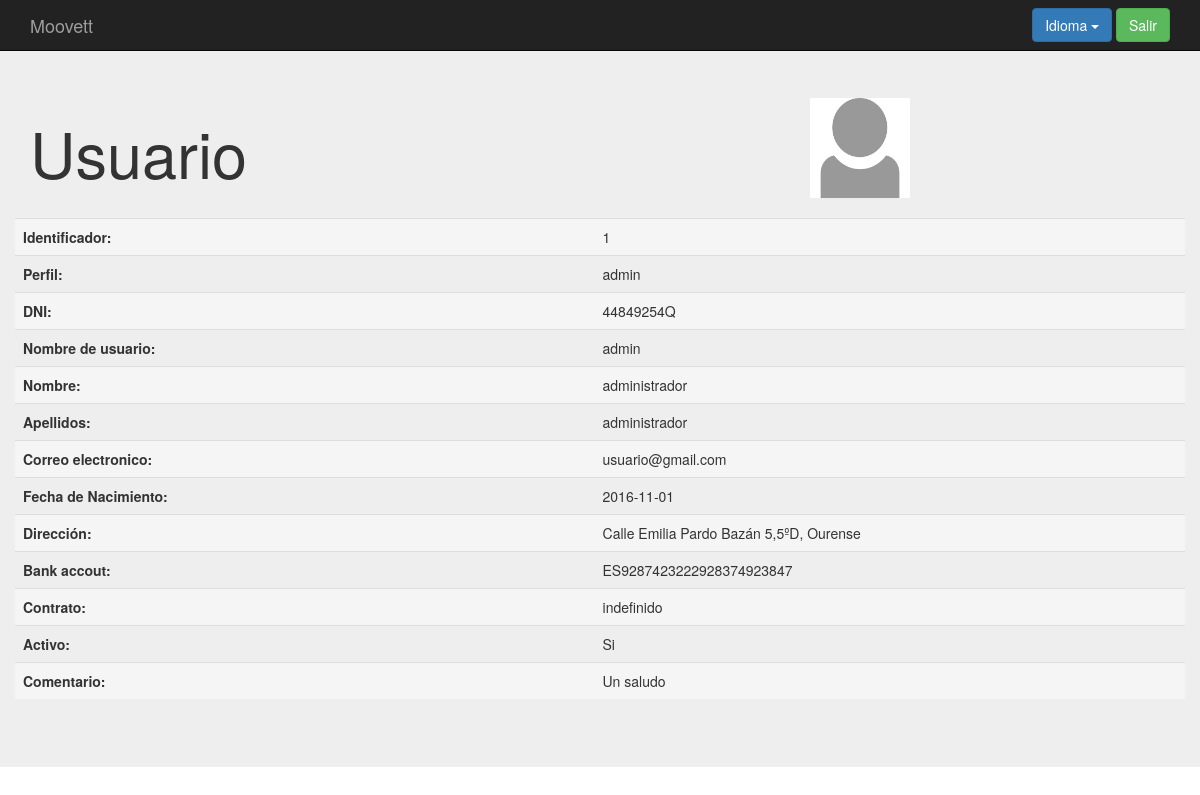
The page /index.php?controller=user&action=showone&id=1 (signed in) on the database as committed earlier.
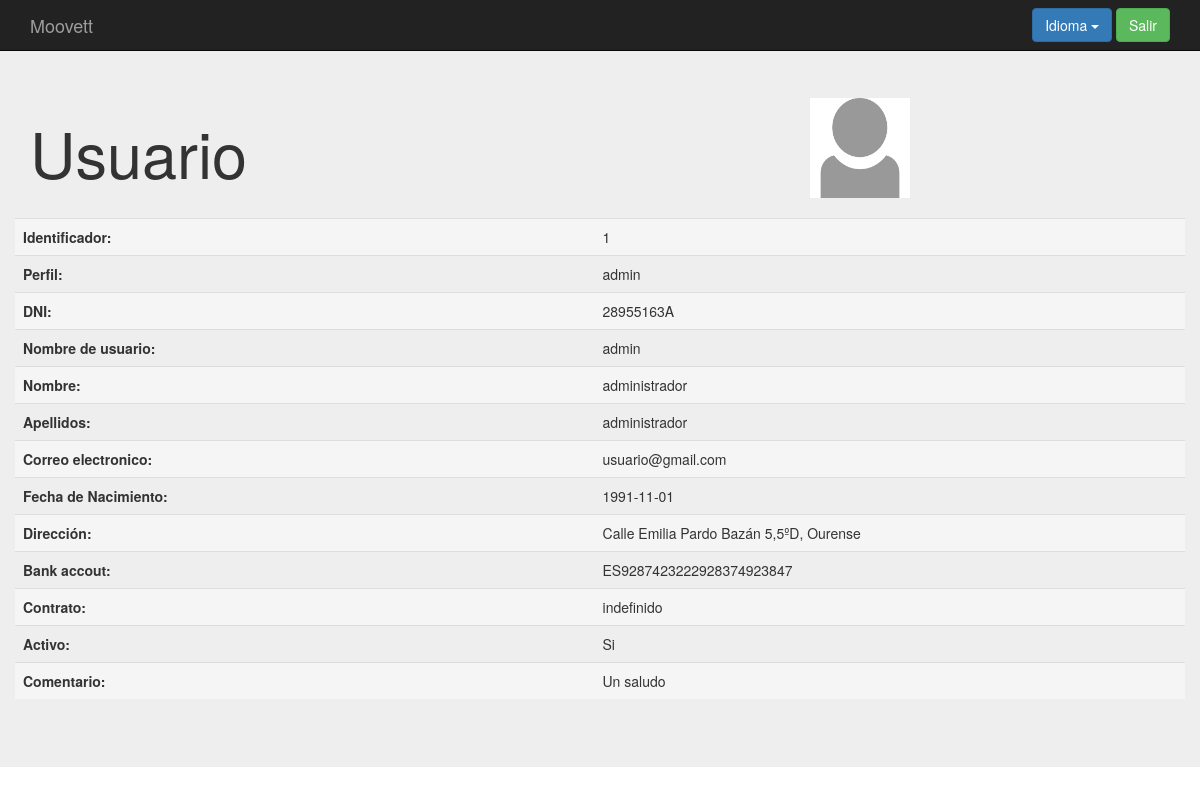
The same page on the database as committed later.
### tables this page shows
create table `user` (
`id` int(11) not null,
  `dni` varchar(9) not null,
  `username` varchar(25) not null,
  `name` varchar(15) not null,
  `surname` varchar(40) not null,
  `fecha_nac` date not null,
  `direccion` varchar(50) not null,
  `comentario` varchar(500) default null,
  `num_cuenta` varchar(24) not null,
  `tipo_contrato` varchar(20) not null,
  `email` varchar(40) not null,
  `foto` varchar(50) not null,
  `activo` tinyint(1) not null default '1',
  `passwd` varchar(15) default null,
  `profile` varchar(25) default null
);

### core/ViewManager.php (called while the page is built, shortened)
<?php
class ViewManager {
    private $variables = array();
    public function setVariable($varname, $value, $flash=false) {
        $this->variables[$varname] = $value;
    }
    public function getVariable($varname, $default=NULL) {
        if (!isset($this->variables[$varname])) {
            return $default;
        }
        return $this->variables[$varname];
    }
    public function render($controller, $viewname) {
        include(__DIR__."/../Views/$controller/$viewname.php");
    }
    private static $viewmanager_singleton = NULL;
    public static function getInstance() {
        if (self::$viewmanager_singleton == null) {
            self::$viewmanager_singleton = new ViewManager();
        }
        return self::$viewmanager_singleton;
    }
}

### Controllers/USER_Controller.php (called while the page is built, shortened)
<?php
require_once(__DIR__."/../core/ViewManager.php");
require_once(__DIR__."/../core/I18n.php");
require_once(__DIR__."/../Models/User.php");
require_once(__DIR__."/../Models/USER_Model.php");
class USER_Controller extends BaseController {
    private $userMapper;
    public function __construct() {
        $this->userMapper = new USER_Model();
        $this->view->setLayout("default");
    }
    public function showone(){
        $userid = $_REQUEST["id"];
        $user = $this->userMapper->fetch($userid);
        $this->view->setVariable("user", $user);
        $this->view->render("user", "USER_SHOWONE_Vista");
    }
}

### index.php (called while the page is built, shortened)
<?php
function run() {
    try{
        $controller = loadController($_GET["controller"]);
        $actionName = $_GET["action"];
        $controller->$actionName();
    } catch(Exception $ex) {
        die($ex->getMessage());
  }
}
function loadController($controllerName) {
    return new $controllerClassName();
}
run();
?>

### core/I18n.php (called while the page is built, shortened)
<?php
class I18n {
  private $messages;
  public function setLanguage($language) {
    $this->messages = $i18n_messages;
  }
  public function i18n($key) {
    if (isset($this->messages[$key])){
      return $this->messages[$key];
    }else{
      return $key;
    }
  }
  private static $i18n_singleton = null;
  public static function getInstance() {
    if (self::$i18n_singleton == NULL) {
      self::$i18n_singleton = new I18n();
    }
    return self::$i18n_singleton;
  }
}
function i18n($key) {
  return I18n::getInstance()->i18n($key);
}

### Models/User.php (called while the page is built, shortened)
<?php
class User {
    private $id;
    private $profile;
    private $dni;
    private $username;
    private $name;
    private $surname;
    private $fecha_nac;
    private $direccion;
    private $comentario;
    private $num_cuenta;
    private $tipo_contrato;
    private $email;
    public function __construct($id=NULL, $profile=NULL, $dni=NULL, $username=NULL, $name=NULL, $surname=NULL,
                                $fecha_nac=NULL, $direccion=NULL, $comentario=NULL, $num_cuenta=NULL, $tipo_contrato=NULL,
                                $email=NULL, $foto=NULL, $activo=NULL, $passwd=NULL) {
     $this->id = $id;
     $this->profile = $profile;
     $this->dni = $dni;
     $this->username = $username;
     $this->name = $name;
     $this->surname = $surname;
     $this->fecha_nac = $fecha_nac;
     $this->direccion = $direccion;
     $this->comentario = $comentario;
     $this->num_cuenta = $num_cuenta;
     $this->tipo_contrato = $tipo_contrato;
     $this->email = $email;
    }
    public function getID() {
        return $this->id;
    }
    public function getProfile(){
        return $this->profile;
    }
    public function getDni(){
        return $this->dni;
    }
    public function getUsername() {
        return $this->username;
    }
    public function setUsername($username) {
        $this->username = $username;
    }
    public function getName(){
        return $this->name;
    }
    public function getSurname(){
        return $this->surname;
    }
    public function getFechaNac(){
        return $this->fecha_nac;
    }
    public function getDireccion(){
        return $this->direccion;
    }
    public function getComentario(){
        return $this->comentario;
    }
    public function getNumCuenta(){
        return $this->num_cuenta;
    }
    public function getTipoContrato(){
        return $this->tipo_contrato;
    }
    public function getEmail() {
        return $this->email;
    }
}

### Models/USER_Model.php (called while the page is built, shortened)
<?php
require_once(__DIR__."/../core/PDOConnection.php");
class USER_Model {
    private $db;
    public function __construct() {
        $this->db = PDOConnection::getInstance();
    }
    public function fetch($userID){
        $sql = $this->db->prepare("SELECT * FROM user WHERE id=?");
        $sql->execute(array($userID));
        $user = $sql->fetch(PDO::FETCH_ASSOC);
        if($user != NULL) {
            return new User($user["id"], $user["profile"], $user["dni"], $user["username"], $user["name"],
                            $user["surname"],$user["fecha_nac"],$user["direccion"],$user["comentario"],
                            $user["num_cuenta"],$user["tipo_contrato"], $user["email"],$user["foto"],$user["activo"],NULL);
        } else {
            return NULL;
        }
    }
}

### core/PDOConnection.php (called while the page is built)
<?php
class PDOConnection {
    private static $dbhost = "127.0.0.1";
    private static $dbname = "moovett";
    private static $dbuser = "moovett";
    private static $dbpass = "moovett";
    private static $db_singleton = null;
    public static function getInstance() {
        if (self::$db_singleton == null) {
            self::$db_singleton = new PDO(
                "mysql:host=".self::$dbhost.";dbname=".self::$dbname.";charset=utf8",
                self::$dbuser,
                self::$dbpass,
                array(
                    PDO::ATTR_EMULATE_PREPARES => false,
                    PDO::ATTR_ERRMODE => PDO::ERRMODE_EXCEPTION
                )
            );
        }
        return self::$db_singleton;
    }
}
?>

### Models/PERMISSION_Model.php (called while the page is built, shortened)
<?php
require_once(__DIR__."/../core/PDOConnection.php");
class PERMISSION_Model {
    private $db;
    public function __construct() {
        $this->db = PDOConnection::getInstance();
    }
    private function checkProfilePerms($controllername, $actionname, $userid) {
        $join = "SELECT count(p.id) from user, profile, profile_perms as pp, permission as p WHERE profile.profilename=user.profile AND profile.id=pp.profile AND pp.permission=p.id AND user.id=? AND p.controller=? AND p.action=?";
        $sql = $this->db->prepare($join);
        $sql->execute(array($userid, $controllername, $actionname));
        if ($sql->fetchColumn() > 0) {
            return true;
        }
        return false;
    }
}

### Views/user/USER_SHOWONE_Vista.php (the view, shortened to what the changed rows need)
<?php
require_once(__DIR__."/../../core/ViewManager.php");
$view = ViewManager::getInstance();
$view->setVariable("title", "Show User");
$user = $view->getVariable("user");
?>
<div class="jumbotron">
    <div class="container">
  	  <div class="row">
      <div class="col-sm-8 col-sm-pull-4"><h1><?= i18n("User")?></h1></div>
      </div>
      <div class="row top-buffer">
    		<table class="table" >
          <tr class="active">
            <th><?= i18n("Identifier")?>:</th>
            <td><?= $user->getID() ?></td>
          </tr>
          <tr>
            <th><?= i18n("Profile")?>:</th>
            <td><?= $user->getProfile() ?></td>
          </tr>
          <tr class="active">
            <th>DNI:</th>
            <td><?= $user->getDni() ?></td>
          </tr>
          <tr>
            <th><?= i18n("Username")?>:</th>
            <td><?= $user->getUsername() ?></td>
          </tr>
          <tr class="active">
            <th><?= i18n("Name")?>:</th>
            <td><?= $user->getName() ?></td>
          </tr>
          <tr>
            <th><?= i18n("Surname")?>:</th>
            <td><?= $user->getSurname() ?></td>
          </tr>
          <tr class="active">
            <th><?= i18n("Email")?>:</th>
            <td><?= $user->getEmail() ?></td>
          </tr>
          <tr>
            <th><?= i18n("Birthdate")?>:</th>
            <td><?= $user->getFechaNac() ?></td>
          </tr>
          <tr class="active">
            <th><?= i18n("Address")?>:</th>
            <td><?= $user->getDireccion() ?></td>
          </tr>
          <tr>
            <th><?= i18n("Bank accout")?>:</th>
            <td><?= $user->getNumCuenta() ?></td>
          </tr>
          <tr class="active">
            <th><?= i18n("Contract")?>:</th>
            <td><?= $user->getTipoContrato() ?></td>
          </tr>
          <tr>
            <th><?= i18n("Operating")?>:</th>
          </tr>
          <tr class="active">
            <th class="col-md-2">Comentario:</th>
            <td class="col-md-2"><?= $user->getComentario() ?></td>
          </tr>
        </table>
      </div>
    </div>
</div>

Rows that differ between the two databases and show on the page:
changed user "admin": dni "44849254Q" → "28955163A"; fecha_nac "2016-11-01" → "1991-11-01"
